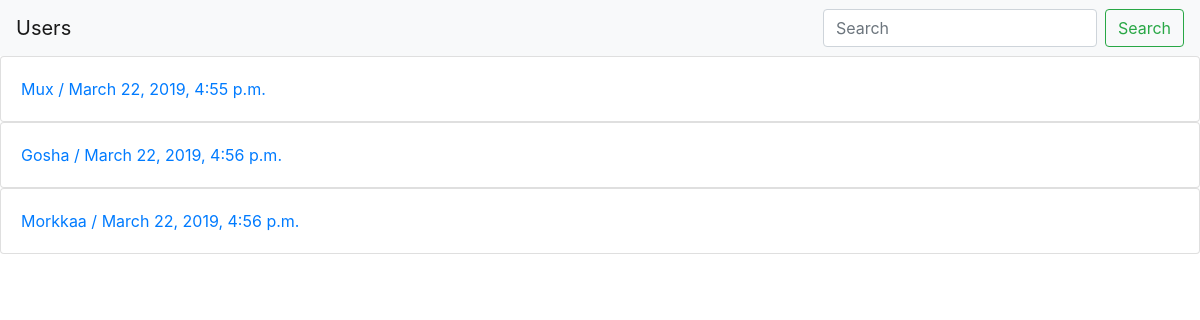
Page /users_list on the earlier database version.
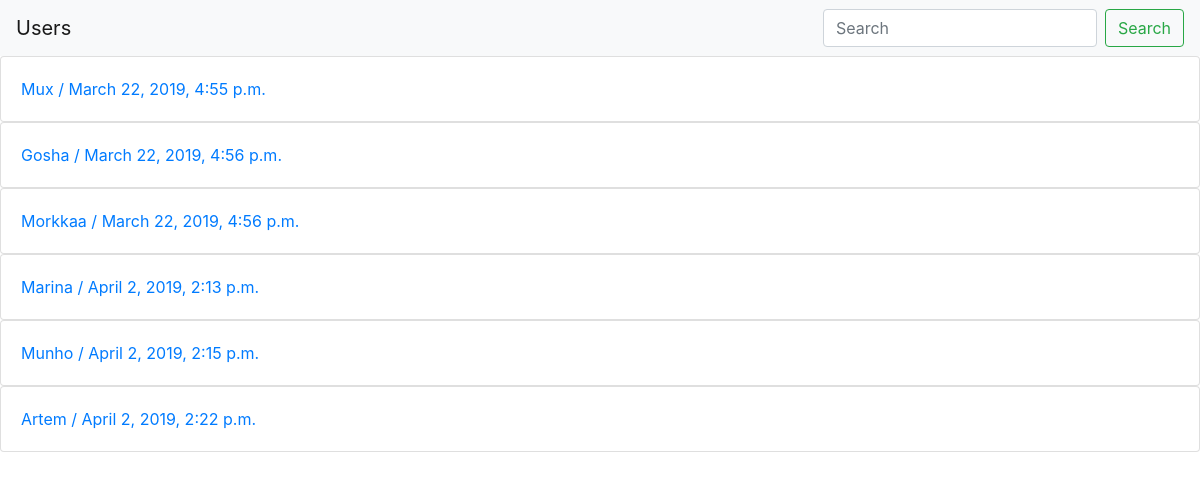
Same page on the later database version.
### user/models.py (models this page shows, shortened)
class User(models.Model):
    name=models.CharField(max_length=150, db_index=True, unique=True)
    password=models.CharField(max_length=50)
    data=models.DateTimeField(auto_now_add=True)
    access_time=models.CharField(max_length=50)
    slug=models.SlugField(max_length=50, unique=True)

### user/views.py (the view)
# urls.py: path('users_list', users_list, name='users_list_url'),
def users_list(request):
    users=User.objects.all()
    return render(request, 'Users_list.html', context={'users': users})

### user/templates/Users_list.html (shortened to what this page needs)
{% extends 'Base.html' %}
{% block content %}
        {% for user in users %}
            <div class="card">
                <div class="card-body">
                    <a href="{% url 'user_detail_url' slug=user.slug %}"> {{ user.name  }}  /  {{user.data}}</a>
                </div>
            </div>
        {% endfor %}
{% endblock %}

### user/templates/Base.html (shortened to what this page needs)
<!DOCTYPE html>
<html lang="en">
<head>
    {% load staticfiles %}
    <link rel="stylesheet" href="https://stackpath.bootstrapcdn.com/bootstrap/4.3.1/css/bootstrap.min.css"
>
</head>
    <body>
        <nav class="navbar navbar-light bg-light">
        <a href="{% url 'users_list_url' %}" class="navbar-brand">Users</a>
        <form class="form-inline">
            <input class="form-control mr-sm-2" type="search" placeholder="Search" aria-label="Search">
            <button class="btn btn-outline-success my-2 my-sm-0" type="submit">Search</button>
        </form>
        </nav>
    </body>
    {% block content %}{% endblock %}
</html>

Differences in the rows shown:
added User: name "Marina", data "April 2, 2019, 2:13 p.m."
added User: name "Munho", data "April 2, 2019, 2:15 p.m."
added User: name "Artem", data "April 2, 2019, 2:22 p.m."
